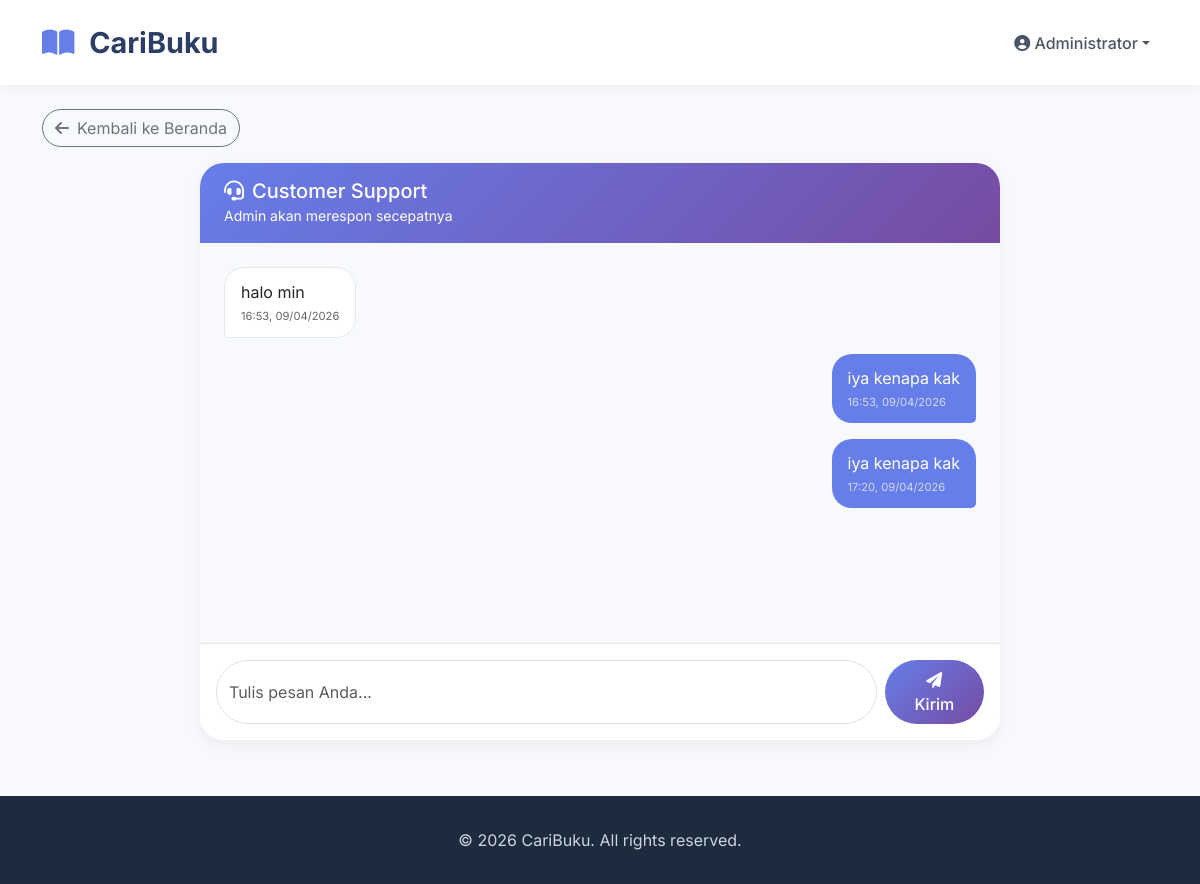
Screenshot of /inbox.php (signed in) with the database file from the repository.
### tables this page shows
CREATE TABLE `messages` (
  `id` int(11) NOT NULL,
  `conversation_id` int(11) NOT NULL,
  `sender_id` int(11) NOT NULL,
  `receiver_id` int(11) NOT NULL,
  `message` text NOT NULL,
  `is_read` tinyint(1) DEFAULT 0,
  `created_at` timestamp NOT NULL DEFAULT current_timestamp()
);

### models/Conversation.php (called while the page is built, shortened)
<?php
require_once __DIR__ . '/../config/database.php';
class Conversation {
    private $conn;
    public function __construct() {
        global $conn;
        $this->conn = $conn;
    }
    public function getOrCreate($user_id, $admin_id = 1) {
        $stmt = $this->conn->prepare("SELECT * FROM conversations WHERE user_id = ? AND admin_id = ?");
        $stmt->bind_param("ii", $user_id, $admin_id);
        $stmt->execute();
        $result = $stmt->get_result();
        $stmt2 = $this->conn->prepare("INSERT INTO conversations (user_id, admin_id) VALUES (?, ?)");
        $new_id = $this->conn->insert_id;
        return ['id' => $new_id, 'user_id' => $user_id, 'admin_id' => $admin_id];
    }
}
?>

### models/Message.php (called while the page is built, shortened)
<?php
require_once __DIR__ . '/../config/database.php';
require_once __DIR__ . '/Conversation.php';
class Message {
    private $conn;
    public function __construct() {
        global $conn;
        $this->conn = $conn;
    }
    public function getMessages($conversation_id, $limit = 50) {
        $stmt = $this->conn->prepare("
            SELECT m.*, u.name as sender_name
            FROM messages m
            JOIN users u ON m.sender_id = u.id
            WHERE m.conversation_id = ?
            ORDER BY m.created_at ASC
            LIMIT ?
        ");
        $stmt->bind_param("ii", $conversation_id, $limit);
        $stmt->execute();
        return $stmt->get_result()->fetch_all(MYSQLI_ASSOC);
    }
    public function countUnread($user_id) {
        $stmt = $this->conn->prepare("SELECT COUNT(*) as total FROM messages WHERE receiver_id = ? AND is_read = 0");
        $stmt->bind_param("i", $user_id);
        $stmt->execute();
        $result = $stmt->get_result()->fetch_assoc();
        return $result['total'];
    }
}
?>

### inbox.php (the view, shortened to what this page needs)
<?php
require_once 'models/Conversation.php';
require_once 'models/Message.php';
$msgModel = new Message();
$unreadCount = $msgModel->countUnread($_SESSION['user_id']);
$convModel = new Conversation();
$admin_id = 1;
$conversation = $convModel->getOrCreate($_SESSION['user_id'], $admin_id);
$conv_id = $conversation['id'];
$msgModel->markAsRead($conv_id, $_SESSION['user_id']);
$messages = $msgModel->getMessages($conv_id);
?>
<!DOCTYPE html>
<html lang="id">
<head>
    <link href="https://cdn.jsdelivr.net/npm/bootstrap@5.3.0/dist/css/bootstrap.min.css" rel="stylesheet">
    <link rel="stylesheet" href="https://cdnjs.cloudflare.com/ajax/libs/font-awesome/6.0.0/css/all.min.css">
</head>
<body>
<nav class="navbar navbar-expand-lg sticky-top">
    <div class="container">
        <a class="navbar-brand" href="index.php"><i class="fas fa-book-open me-2"></i> CariBuku</a>
        <div class="collapse navbar-collapse" id="navbarMain">
            <ul class="navbar-nav ms-auto">
                <?php if (isset($_SESSION['user_id'])): ?>
                    <li class="nav-item dropdown">
                        <a class="nav-link dropdown-toggle" href="#" data-bs-toggle="dropdown"><i class="fas fa-user-circle"></i> <?= htmlspecialchars($_SESSION['name']) ?></a>
                    </li>
                <?php else: ?>
                    <li class="nav-item"><a class="nav-link" href="login.php"><i class="fas fa-sign-in-alt"></i> Login</a></li>
                    <li class="nav-item"><a class="nav-link" href="register.php"><i class="fas fa-user-plus"></i> Daftar</a></li>
                <?php endif; ?>
            </ul>
        </div>
    </div>
</nav>
<div class="main-content">
    <div class="container py-4">
        <a href="index.php" class="back-link btn btn-outline-secondary rounded-pill"><i class="fas fa-arrow-left me-2"></i>Kembali ke Beranda</a>
        <div class="chat-container">
            <div class="chat-header">
                <h5 class="mb-0"><i class="fas fa-headset me-2"></i>Customer Support</h5>
                <small>Admin akan merespon secepatnya</small>
            </div>
            <div class="chat-messages" id="chatMessages">
                <?php foreach ($messages as $msg): ?>
                    <div class="message <?= $msg['sender_id'] == $_SESSION['user_id'] ? 'sent' : 'received' ?>">
                        <?= nl2br(htmlspecialchars($msg['message'])) ?>
                        <small><?= date('H:i, d/m/Y', strtotime($msg['created_at'])) ?></small>
                    </div>
                <?php endforeach; ?>
            </div>
            <form method="POST" class="chat-input d-flex gap-2">
                <input type="text" name="message" class="form-control rounded-pill" placeholder="Tulis pesan Anda..." required autocomplete="off">
                <button type="submit" class="btn-send"><i class="fas fa-paper-plane"></i> Kirim</button>
            </form>
        </div>
    </div>
</div>
<footer class="footer">
    <div class="container text-center">&copy; <?= date('Y') ?> CariBuku. All rights reserved.</div>
</footer>
</body>
</html>

### inbox.php (style rules this page uses)
* { font-family: 'Inter', sans-serif; }
body { background: #f8f9fc; display: flex; flex-direction: column; min-height: 100vh; }
.navbar { background: white; box-shadow: 0 2px 12px rgba(0,0,0,0.05); padding: 1rem 0; }
.navbar-brand { font-weight: 700; font-size: 1.8rem; color: #2c3e66 !important; }
.navbar-brand i { color: #667eea; }
.nav-link { color: #4a5568 !important; font-weight: 500; }
.main-content { flex: 1; }
.footer { background: #1e2a3e; color: #cbd5e1; padding: 2rem 0; margin-top: 2rem; }
.chat-container { max-width: 800px; margin: 0 auto; background: white; border-radius: 24px; box-shadow: 0 5px 15px rgba(0,0,0,0.05); overflow: hidden; }
.chat-header { background: linear-gradient(135deg, #667eea 0%, #764ba2 100%); padding: 1rem 1.5rem; color: white; }
.chat-messages { height: 400px; overflow-y: auto; padding: 1.5rem; background: #f8f9fc; display: flex; flex-direction: column; gap: 1rem; }
.message { max-width: 75%; padding: 0.75rem 1rem; border-radius: 20px; }
.message.sent { align-self: flex-end; background: #667eea; color: white; border-bottom-right-radius: 5px; }
.message.received { align-self: flex-start; background: white; border: 1px solid #e2e8f0; border-bottom-left-radius: 5px; }
.message small { font-size: 0.7rem; opacity: 0.7; display: block; margin-top: 0.25rem; }
.chat-input { padding: 1rem; border-top: 1px solid #e2e8f0; background: white; }
.btn-send { border-radius: 60px; padding: 0.5rem 1.5rem; background: linear-gradient(135deg, #667eea 0%, #764ba2 100%); border: none; color: white; font-weight: 500; }
.back-link { display: inline-block; margin-bottom: 1rem; }

### rows the page displays
messages: message "halo min", created_at "16:53, 09/04/2026"
messages: message "iya kenapa kak", created_at "16:53, 09/04/2026"
messages: message "iya kenapa kak", created_at "17:20, 09/04/2026"

### other values shown
$_SESSION['name'] "Administrator"
